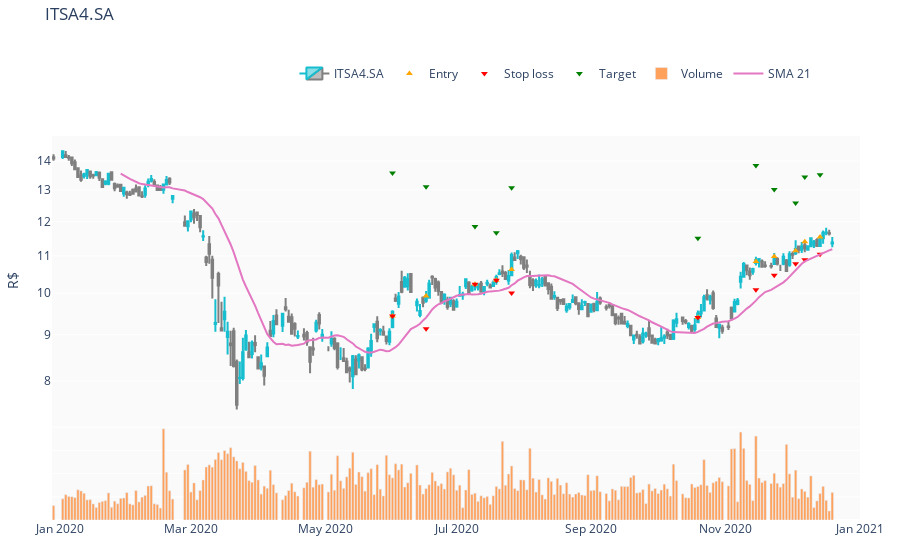

The code cell stored with this chart in its notebook:
### Code cell
trader.plottrades('ITSA4.SA')

### Figure 1 — Plotly figure (JSON) as saved in the notebook; plotly's stock layout.template omitted (floating-point values rounded to 4 significant figures; data arrays with more than 128 entries replaced by an {"elided": "..."} marker saying what was removed)
{"data": [{"close": {"elided": "243 float values"}, "decreasing": {"line": {"color": "#7F7F7F"}}, "high": {"elided": "243 float values"}, "increasing": {"line": {"color": "#17BECF"}}, "low": {"elided": "243 float values"}, "name": "ITSA4.SA", "open": {"elided": "243 float values"}, "type": "candlestick", "x": {"elided": "243 str values"}, "yaxis": "y2"}, {"marker": {"color": "orange", "symbol": "triangle-up"}, "mode": "markers", "name": "Entry", "type": "scatter", "x": ["2020-06-02T00:00:00", "2020-06-17T00:00:00", "2020-07-09T00:00:00", "2020-07-20T00:00:00", "2020-07-27T00:00:00", "2020-10-20T00:00:00", "2020-11-16T00:00:00", "2020-11-24T00:00:00", "2020-12-03T00:00:00", "2020-12-08T00:00:00", "2020-12-15T00:00:00"], "y": [9.44, 9.93, 10.23, 10.34, 10.62, 9.4, 10.84, 10.98, 11.14, 11.4, 11.54], "yaxis": "y2"}, {"marker": {"color": "red", "symbol": "triangle-down"}, "mode": "markers", "name": "Stop loss", "type": "scatter", "x": ["2020-06-02T00:00:00", "2020-06-17T00:00:00", "2020-07-09T00:00:00", "2020-07-20T00:00:00", "2020-07-27T00:00:00", "2020-10-20T00:00:00", "2020-11-16T00:00:00", "2020-11-24T00:00:00", "2020-12-03T00:00:00", "2020-12-08T00:00:00", "2020-12-15T00:00:00"], "y": [9.44, 9.135, 10.23, 10.34, 10.01, 9.4, 10.09, 10.47, 10.78, 10.89, 11.05], "yaxis": "y2"}, {"marker": {"color": "green", "symbol": "triangle-down"}, "mode": "markers", "name": "Target", "type": "scatter", "x": ["2020-06-02T00:00:00", "2020-06-17T00:00:00", "2020-07-09T00:00:00", "2020-07-20T00:00:00", "2020-07-27T00:00:00", "2020-10-20T00:00:00", "2020-11-16T00:00:00", "2020-11-24T00:00:00", "2020-12-03T00:00:00", "2020-12-08T00:00:00", "2020-12-15T00:00:00"], "y": [13.58, 13.11, 11.85, 11.66, 13.08, 11.5, 13.84, 13.02, 12.58, 13.44, 13.52], "yaxis": "y2"}, {"name": "Volume", "type": "bar", "x": {"elided": "243 str values"}, "y": {"elided": "243 int values"}, "yaxis": "y"}, {"line": {"color": "#E377C2"}, "name": "SMA 21", "type": "scatter", "x": {"elided": "243 str values"}, "y": {"elided": "243 float values"}, "yaxis": "y2"}], "layout": {"legend": {"orientation": "h", "x": 0.3, "y": 0.9, "yanchor": "bottom"}, "margin": {"b": 40, "l": 40, "r": 40, "t": 40}, "plot_bgcolor": "rgb(250, 250, 250)", "title": {"text": "ITSA4.SA"}, "xaxis": {"rangebreaks": [{"bounds": ["sat", "mon"], "values": ["2015-12-25", "2016-01-01"]}], "rangeslider": {"visible": false}}, "yaxis": {"domain": [0, 0.2], "showticklabels": false}, "yaxis2": {"domain": [0.2, 0.8], "title": {"text": "R$"}, "type": "log"}}}
